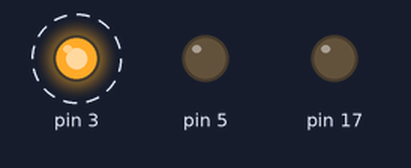
The sketch below on a simulated Arduino Uno, built for the host (arithmetic inside an expression is 32-bit, double 64-bit). Shown: output pins drawn as LEDs (lit = HIGH). Dashed ring = blinking.

Above: at 0.05 s.
At 1.45 s:
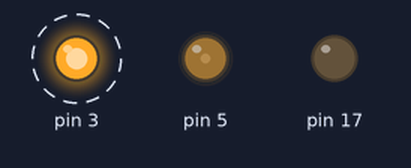
At 3.1 s:
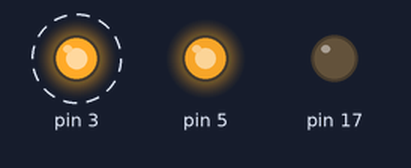
Timing chart, 0 to 5.2 s (numbered marks = the images above):
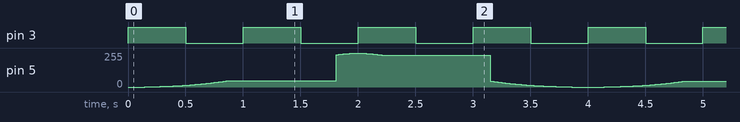

The sketch:

04-leds.ino
```cpp
/* BLOCK: IN-12 Nixie Tube Clock – LED Test

MiniCore Configuration
Before burning the bootloader, install MiniCore using the following Boards Manager URL:
https://mcudude.github.io/MiniCore/package_MCUdude_MiniCore_index.json

In Arduino IDE -> Tools, configure the settings as follows:
Board: ATmega328P / ATmega328PA
Clock: External 12 MHz
Bootloader: Yes (UART0)
BOD: 2.7V
EEPROM: Retained
Compiler LTO: Enabled
Baud Rate: Default
Variant: 328P / 328PA

Make sure the clock is set to External 12 MHz.

Programming Procedure:
1. Select the correct Programmer: AVR ISP MKII (recommended).
2. Click Burn Bootloader to set the fuse bits and configure the microcontroller.
3. After completion, select Upload Using Programmer to flash the firmware.

Required library:
JLed - install via Arduino Library Manager (search "jled")

LED_SLP (PD5) - breathing effect using JLed (4 second cycle)
LED_STS (PD3) - blinks every 1 second using JLed */

#include <jled.h>         // https://github.com/jandelgado/jled

// ============================================================================
// PIN DECLARATIONS
// ============================================================================

// Nixie tube HV power supply on/off switch
static const int ENA_PIN = PIN_PC3;  // High side power switch TPS22810

// ============================================================================
// LED EFFECTS
// ============================================================================

// Sleep LED - breathing effect, 4000ms per cycle, repeats forever
auto ledSleep = JLed(PIN_PD5).Breathe(4000).Forever();

// Status LED - blinks every 1 second (500ms on, 500ms off), repeats forever
auto ledStatus = JLed(PIN_PD3).Blink(500, 500).Forever();

void setup()
{
  // Nixie HV power supply - turn OFF (not needed for LED test)
  pinMode(ENA_PIN, OUTPUT);
  digitalWrite(ENA_PIN, LOW);
}

void loop()
{
  // Update both LEDs every loop iteration (non-blocking)
  ledSleep.Update();
  ledStatus.Update();
}
```

Measured:
- by itself, pin 3: alternates HIGH for 0.50 s and LOW for 0.50 s
